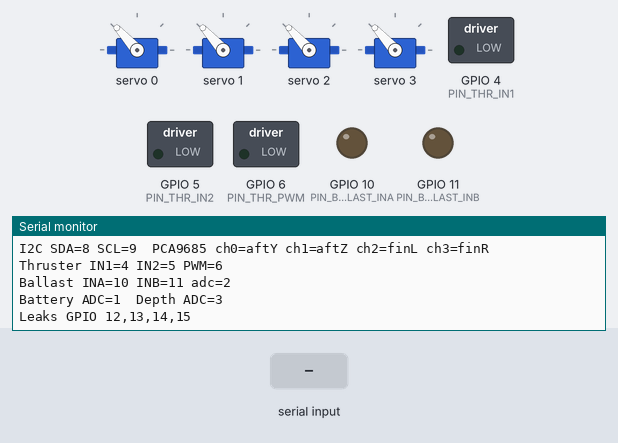
This sketch was run on a simulated ESP32-S3. Parts: 4 × servo, switched loads named in the sketch (green lamp = pin HIGH), output pins drawn as LEDs (lit = HIGH), the last lines printed to the serial monitor. The test bench sets the inputs (shaded band).

Above: at 1.4 s.
1.5 s: "fill\n" received over Serial
At 2.7 s:
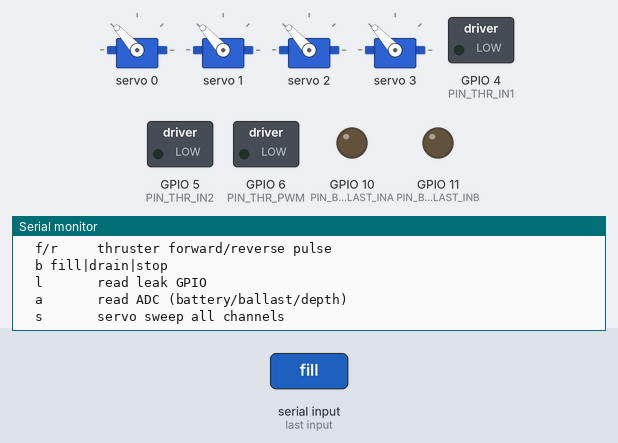
3.0 s: "drain\n" received over Serial
4.5 s: "0\n" received over Serial
At 5.9 s:
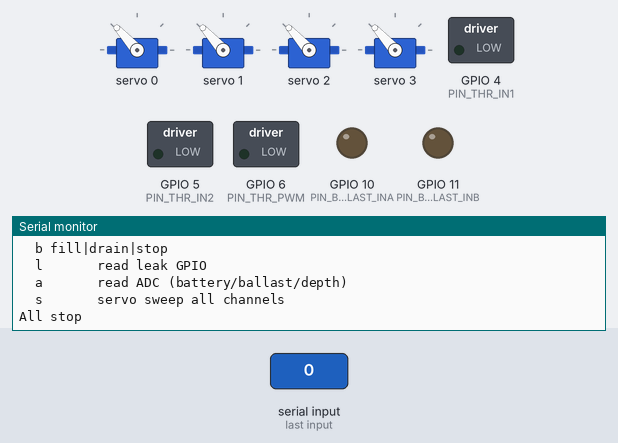

Measured:
- after the input at 1.5 s, the serial monitor: prints a new line at once (image 1)
- after the input at 4.5 s, the serial monitor: prints a new line at once (image 2)

The sketch:

sub_hw_test.ino
```cpp
// ESP32-S3 — Sub bench hardware test (no Pi required)
// Open Serial Monitor @ 115200 and use commands below to confirm wiring.

#if defined(ARDUINO_ARCH_ESP32) && !defined(ESP32)
#define ESP32 1
#endif

#include <Wire.h>
#include <Adafruit_PWMServoDriver.h>
#include <math.h>

#define I2C_SDA 8
#define I2C_SCL 9
#define CH_AFT_Y 0
#define CH_AFT_Z 1
#define CH_FIN_L 2
#define CH_FIN_R 3
#define PIN_THR_IN1 4
#define PIN_THR_IN2 5
#define PIN_THR_PWM 6
#define PIN_BALLAST_INA  10
#define PIN_BALLAST_INB  11
#define PIN_BALLAST_ADC  2
#define PIN_BATTERY_ADC 1
#define PIN_DEPTH_ADC 3
#define PIN_LEAK_0 12
#define PIN_LEAK_1 13
#define PIN_LEAK_2 14
#define PIN_LEAK_3 15
#define SERVO_MIN 150
#define SERVO_MAX 600
#define SERVO_CENTER_TICK 391
#define MOTOR_MAX 255
#define MOTOR_MIN_START 90

Adafruit_PWMServoDriver pca9685 = Adafruit_PWMServoDriver(0x40);

static float clampf(float v) {
  if (v < -1.0f) return -1.0f;
  if (v > 1.0f) return 1.0f;
  return v;
}

static uint16_t servoTick(float v) {
  v = clampf(v);
  float pulse;
  if (v >= 0.0f) {
    pulse = (float)SERVO_CENTER_TICK + v * (float)(SERVO_MAX - SERVO_CENTER_TICK);
  } else {
    pulse = (float)SERVO_CENTER_TICK + v * (float)(SERVO_CENTER_TICK - SERVO_MIN);
  }
  if (pulse < (float)SERVO_MIN) pulse = (float)SERVO_MIN;
  if (pulse > (float)SERVO_MAX) pulse = (float)SERVO_MAX;
  return (uint16_t)(pulse + 0.5f);
}

static void setServo(int ch, float v) {
  pca9685.setPWM(ch, 0, servoTick(v));
}

static void setThruster(float v) {
  int pwm = (int)(fabsf(clampf(v)) * MOTOR_MAX);
  if (pwm > 0) pwm = max(MOTOR_MIN_START, pwm);
  if (v > 0.02f) {
    digitalWrite(PIN_THR_IN1, HIGH);
    digitalWrite(PIN_THR_IN2, LOW);
    ledcWrite(PIN_THR_PWM, pwm);
  } else if (v < -0.02f) {
    digitalWrite(PIN_THR_IN1, LOW);
    digitalWrite(PIN_THR_IN2, HIGH);
    ledcWrite(PIN_THR_PWM, pwm);
  } else {
    digitalWrite(PIN_THR_IN1, LOW);
    digitalWrite(PIN_THR_IN2, LOW);
    ledcWrite(PIN_THR_PWM, 0);
  }
}

static void setBallast(const char *mode) {
  bool fill = strcmp(mode, "fill") == 0;
  bool drain = strcmp(mode, "drain") == 0;
  if (fill) {
    digitalWrite(PIN_BALLAST_INA, HIGH);
    digitalWrite(PIN_BALLAST_INB, LOW);
  } else if (drain) {
    digitalWrite(PIN_BALLAST_INA, LOW);
    digitalWrite(PIN_BALLAST_INB, HIGH);
  } else {
    digitalWrite(PIN_BALLAST_INA, LOW);
    digitalWrite(PIN_BALLAST_INB, LOW);
  }
}

static void printPins() {
  Serial.println("=== sub pin map ===");
  Serial.printf("I2C SDA=%d SCL=%d  PCA9685 ch0=aftY ch1=aftZ ch2=finL ch3=finR\n", I2C_SDA, I2C_SCL);
  Serial.printf("Thruster IN1=%d IN2=%d PWM=%d\n", PIN_THR_IN1, PIN_THR_IN2, PIN_THR_PWM);
  Serial.printf("Ballast INA=%d INB=%d adc=%d\n", PIN_BALLAST_INA, PIN_BALLAST_INB, PIN_BALLAST_ADC);
  Serial.printf("Battery ADC=%d  Depth ADC=%d\n", PIN_BATTERY_ADC, PIN_DEPTH_ADC);
  Serial.printf("Leaks GPIO %d,%d,%d,%d\n", PIN_LEAK_0, PIN_LEAK_1, PIN_LEAK_2, PIN_LEAK_3);
}

static void printHelp() {
  Serial.println();
  Serial.println("Commands:");
  Serial.println("  h/help  p/pins  0/stop");
  Serial.println("  1-4     servo pulse ch0-3 (+0.5 for 1.2s)");
  Serial.println("  f/r     thruster forward/reverse pulse");
  Serial.println("  b fill|drain|stop");
  Serial.println("  l       read leak GPIO");
  Serial.println("  a       read ADC (battery/ballast/depth)");
  Serial.println("  s       servo sweep all channels");
  Serial.println();
}

static void servoPulse(int ch) {
  Serial.printf("Servo ch%d pulse +0.5\n", ch);
  setServo(ch, 0.5f);
  delay(1200);
  setServo(ch, 0.0f);
}

static void thrPulse(float v) {
  Serial.printf("Thruster %.2f\n", v);
  setThruster(v);
  delay(1200);
  setThruster(0);
}

static void readLeaks() {
  Serial.printf("Leaks: %d %d %d %d\n",
    digitalRead(PIN_LEAK_0), digitalRead(PIN_LEAK_1),
    digitalRead(PIN_LEAK_2), digitalRead(PIN_LEAK_3));
}

static void readAdc() {
  Serial.printf("ADC battery=%d ballast=%d depth=%d\n",
    analogRead(PIN_BATTERY_ADC), analogRead(PIN_BALLAST_ADC), analogRead(PIN_DEPTH_ADC));
}

static void servoSweep() {
  for (float v = -1.0f; v <= 1.01f; v += 0.25f) {
    for (int ch = 0; ch <= 3; ch++) setServo(ch, v);
    delay(150);
  }
  for (int ch = 0; ch <= 3; ch++) setServo(ch, 0);
}

void setup() {
  Serial.begin(115200);
  delay(200);
  Wire.begin(I2C_SDA, I2C_SCL);
  pca9685.begin();
  pca9685.setPWMFreq(50);
  pinMode(PIN_THR_IN1, OUTPUT);
  pinMode(PIN_THR_IN2, OUTPUT);
  pinMode(PIN_BALLAST_INA, OUTPUT);
  pinMode(PIN_BALLAST_INB, OUTPUT);
  pinMode(PIN_LEAK_0, INPUT);
  pinMode(PIN_LEAK_1, INPUT);
  pinMode(PIN_LEAK_2, INPUT);
  pinMode(PIN_LEAK_3, INPUT);
  ledcAttach(PIN_THR_PWM, 5000, 8);
  analogReadResolution(12);
  setThruster(0);
  setBallast("stop");
  for (int ch = 0; ch <= 3; ch++) setServo(ch, 0);
  Serial.println("sub_hw_test ready");
  printHelp();
  printPins();
}

void loop() {
  if (!Serial.available()) return;
  String cmd = Serial.readStringUntil('\n');
  cmd.trim();
  if (cmd.length() == 0) return;

  if (cmd == "h" || cmd == "help") printHelp();
  else if (cmd == "p" || cmd == "pins") printPins();
  else if (cmd == "0" || cmd == "stop") { setThruster(0); setBallast("stop"); for (int ch=0;ch<=3;ch++) setServo(ch,0); Serial.println("All stop"); }
  else if (cmd == "1") servoPulse(0);
  else if (cmd == "2") servoPulse(1);
  else if (cmd == "3") servoPulse(2);
  else if (cmd == "4") servoPulse(3);
  else if (cmd == "f") thrPulse(0.4f);
  else if (cmd == "r") thrPulse(-0.4f);
  else if (cmd.startsWith("b ")) setBallast(cmd.substring(2).c_str());
  else if (cmd == "l") readLeaks();
  else if (cmd == "a") readAdc();
  else if (cmd == "s") servoSweep();
  else { Serial.print("Unknown: "); Serial.println(cmd); printHelp(); }
}
```
